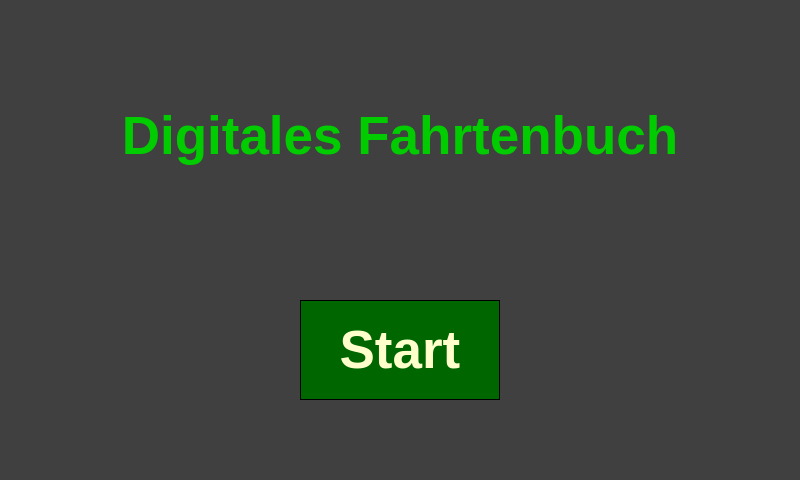
<?xml version="1.0" encoding="UTF-8"?>
<ui version="4.0">
 <class>MainWindow</class>
 <widget class="QMainWindow" name="MainWindow">
  <property name="geometry">
   <rect>
    <x>0</x>
    <y>0</y>
    <width>800</width>
    <height>480</height>
   </rect>
  </property>
  <property name="windowTitle">
   <string>MainWindow</string>
  </property>
  <property name="styleSheet">
   <string notr="true">QWidget{
	background-color: #404040;
	color: #00CC00}
QPushButton{
	color: #FFFFCC; 
	background-color: #006600;
	border-style: inset;
	border-color:black;
	border-width: 1px;}</string>
  </property>
  <widget class="QWidget" name="centralwidget">
   <widget class="QPushButton" name="pushButton">
    <property name="geometry">
     <rect>
      <x>300</x>
      <y>300</y>
      <width>200</width>
      <height>100</height>
     </rect>
    </property>
    <property name="font">
     <font>
      <pointsize>40</pointsize>
      <weight>75</weight>
      <bold>true</bold>
     </font>
    </property>
    <property name="text">
     <string>Start</string>
    </property>
   </widget>
   <widget class="QLabel" name="label">
    <property name="geometry">
     <rect>
      <x>0</x>
      <y>70</y>
      <width>800</width>
      <height>131</height>
     </rect>
    </property>
    <property name="font">
     <font>
      <pointsize>40</pointsize>
      <weight>75</weight>
      <bold>true</bold>
     </font>
    </property>
    <property name="text">
     <string>Digitales Fahrtenbuch</string>
    </property>
    <property name="alignment">
     <set>Qt::AlignCenter</set>
    </property>
    <property name="wordWrap">
     <bool>true</bool>
    </property>
   </widget>
  </widget>
  <widget class="QMenuBar" name="menubar">
   <property name="geometry">
    <rect>
     <x>0</x>
     <y>0</y>
     <width>800</width>
     <height>28</height>
    </rect>
   </property>
  </widget>
  <widget class="QStatusBar" name="statusbar"/>
 </widget>
 <resources/>
 <connections/>
</ui>
